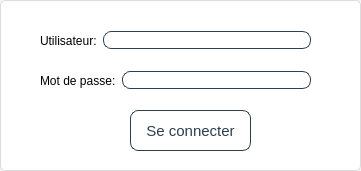
<?xml version="1.0" encoding="UTF-8"?>
<ui version="4.0">
 <class>LoginWindow</class>
 <widget class="QWidget" name="LoginWindow">
  <property name="geometry">
   <rect>
    <x>0</x>
    <y>0</y>
    <width>361</width>
    <height>171</height>
   </rect>
  </property>
  <property name="windowTitle">
   <string>Express Delivery</string>
  </property>
  <property name="styleSheet">
   <string notr="true">
QWidget#LoginWindow {
    background-color: #f5f5f5; 
}


QGroupBox#Login {
    background-color: #ffffff; 
    border: 1px solid #dcdcdc; 
    border-radius: 5px;
}


QPushButton#LoginButton,
QPushButton#CreateAccountButton {
    font-size: 15px;
    background-color: transparent;
    color: #2c3e50;
    border: 1px solid #2c3e50; 
    border-radius: 8px;
}

QPushButton#LoginButton:hover {
    background-color: #2980b9; 
}



QLineEdit {
    background-color: transparent;
    color: #2c3e50;
    border: 1px solid #2c3e50; 
    border-radius: 8px;
}


QHBoxLayout QLabel {
    font-size: 12px;
    color: #666666;
}
</string>
  </property>
  <widget class="QGroupBox" name="Login">
   <property name="geometry">
    <rect>
     <x>0</x>
     <y>0</y>
     <width>361</width>
     <height>171</height>
    </rect>
   </property>
   <property name="title">
    <string/>
   </property>
   <widget class="QPushButton" name="LoginButton">
    <property name="geometry">
     <rect>
      <x>130</x>
      <y>110</y>
      <width>121</width>
      <height>41</height>
     </rect>
    </property>
    <property name="styleSheet">
     <string notr="true">QPushButton{
font-size: 15px
}</string>
    </property>
    <property name="text">
     <string>Se connecter</string>
    </property>
   </widget>
   <widget class="QWidget" name="layoutWidget">
    <property name="geometry">
     <rect>
      <x>40</x>
      <y>20</y>
      <width>271</width>
      <height>41</height>
     </rect>
    </property>
    <layout class="QHBoxLayout" name="horizontalLayout">
     <item>
      <widget class="QLabel" name="UsernameLabel">
       <property name="text">
        <string>Utilisateur:</string>
       </property>
      </widget>
     </item>
     <item>
      <widget class="QLineEdit" name="UsernameLineEdit"/>
     </item>
    </layout>
   </widget>
   <widget class="QWidget" name="layoutWidget">
    <property name="geometry">
     <rect>
      <x>40</x>
      <y>60</y>
      <width>271</width>
      <height>41</height>
     </rect>
    </property>
    <layout class="QHBoxLayout" name="horizontalLayout_2">
     <item>
      <widget class="QLabel" name="PasswordLabel">
       <property name="text">
        <string>Mot de passe:</string>
       </property>
      </widget>
     </item>
     <item>
      <widget class="QLineEdit" name="PasswordLineEdit">
       <property name="echoMode">
        <enum>QLineEdit::Password</enum>
       </property>
      </widget>
     </item>
    </layout>
   </widget>
  </widget>
 </widget>
 <resources/>
 <connections/>
</ui>
